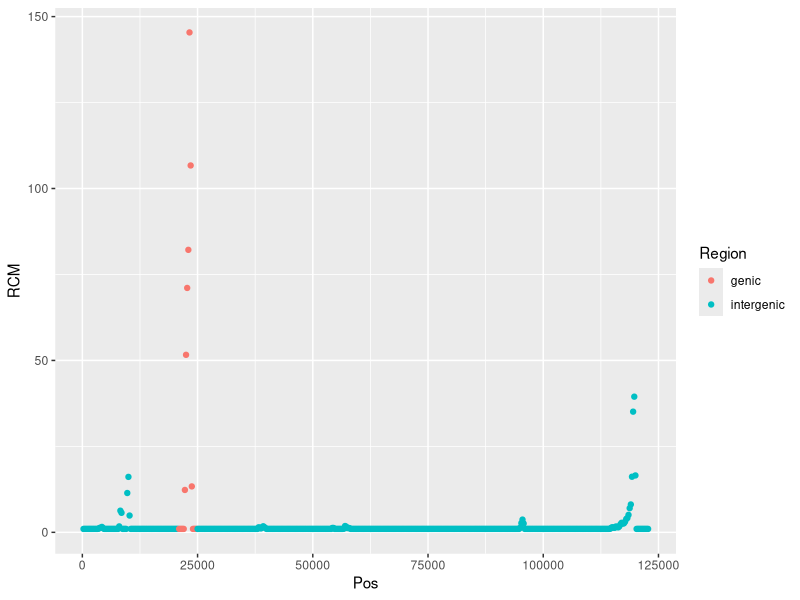
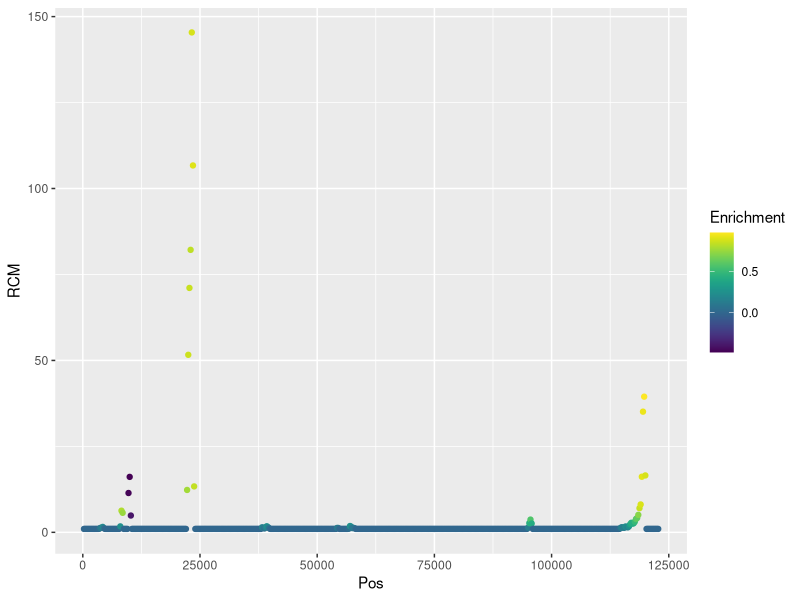
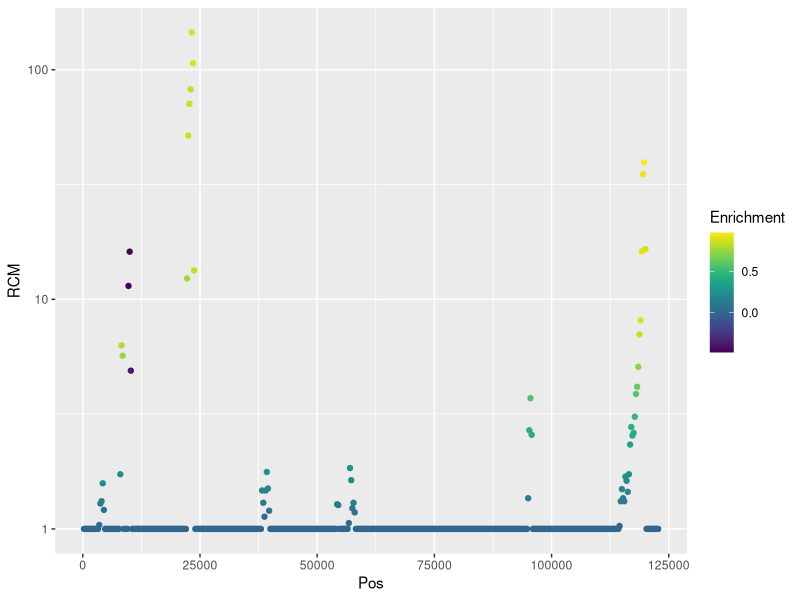
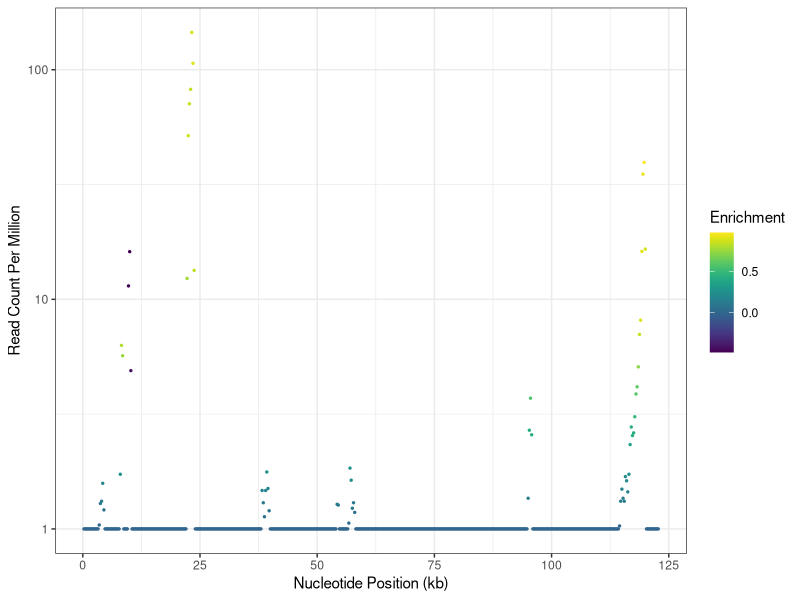
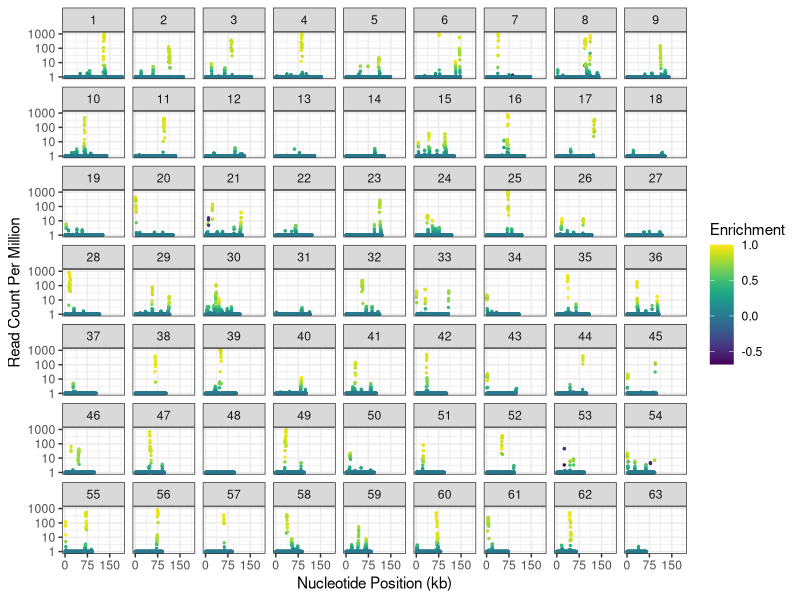
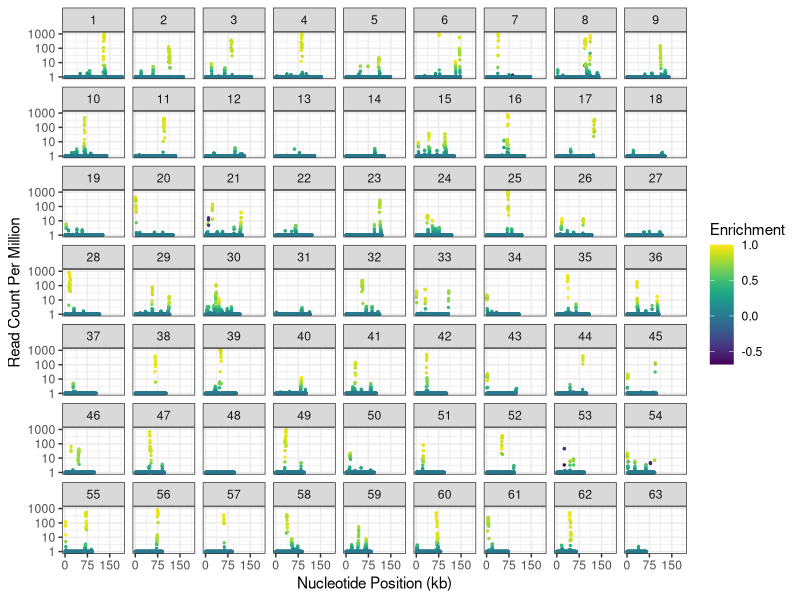

Write the R code that produced these figures, in order.
## ---- chunk 1
library(ggplot2)
RNAseq = read.delim ("SlidingWindow.txt")
RNAseq_chrom21 = RNAseq[which(RNAseq$Chrom==21),]


## ---- chunk 2
singlePlot = ggplot (data=RNAseq_chrom21, aes(x=Pos, y=RCM, color=Region)) + geom_point()
singlePlot

## ---- chunk 3
library(viridis)
singlePlot2 = ggplot (data=RNAseq_chrom21, aes(x=Pos, y=RCM, color=Enrichment)) + geom_point()


singlePlot2 + scale_color_viridis()

ggplot (data=RNAseq_chrom21, aes(x=Pos, y=RCM, color=Enrichment)) + geom_point() + scale_color_viridis() + scale_y_log10()

#add labels, convert axis to kb instead of bp, make points smaller, and add a theme

ggplot (data=RNAseq_chrom21, aes(x=Pos/1000, y=RCM, color=Enrichment)) + geom_point(size=0.5) + scale_color_viridis() + scale_y_log10() + xlab("Nucleotide Position (kb)") + ylab("Read Count Per Million") + theme_bw()

## ---- chunk 4
multiPlot<- ggplot (data=RNAseq, aes(x=Pos/1000, y=RCM, color=Enrichment)) + geom_point(size=0.5) + scale_color_viridis() + scale_y_log10() + xlab("Nucleotide Position (kb)") + ylab("Read Count Per Million") + theme_bw() + scale_x_continuous (breaks=c(0,75,150)) + facet_wrap(~Chrom, nrow=7) 

multiPlot

## ---- chunk 5
pdf ("multiPlot.pdf")  
multiPlot  
dev.off()
